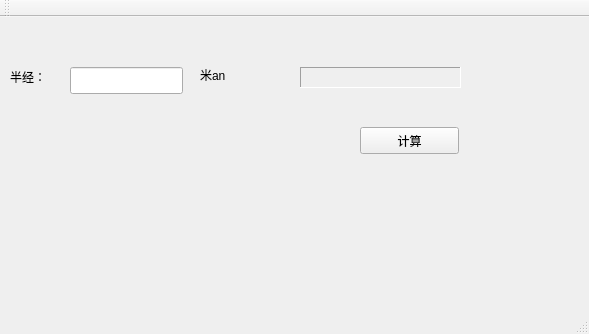
<?xml version="1.0" encoding="UTF-8"?>
<ui version="4.0">
 <class>MainWindow</class>
 <widget class="QMainWindow" name="MainWindow">
  <property name="geometry">
   <rect>
    <x>0</x>
    <y>0</y>
    <width>589</width>
    <height>334</height>
   </rect>
  </property>
  <property name="windowTitle">
   <string>MainWindow</string>
  </property>
  <widget class="QWidget" name="centralWidget">
   <widget class="QLabel" name="areaLabel_1">
    <property name="geometry">
     <rect>
      <x>10</x>
      <y>50</y>
      <width>41</width>
      <height>20</height>
     </rect>
    </property>
    <property name="text">
     <string>半经：</string>
    </property>
   </widget>
   <widget class="QLabel" name="areaLabel_2">
    <property name="geometry">
     <rect>
      <x>300</x>
      <y>50</y>
      <width>161</width>
      <height>21</height>
     </rect>
    </property>
    <property name="frameShape">
     <enum>QFrame::Panel</enum>
    </property>
    <property name="frameShadow">
     <enum>QFrame::Sunken</enum>
    </property>
    <property name="text">
     <string/>
    </property>
   </widget>
   <widget class="QLabel" name="radiusLabel">
    <property name="geometry">
     <rect>
      <x>200</x>
      <y>50</y>
      <width>67</width>
      <height>16</height>
     </rect>
    </property>
    <property name="text">
     <string>米an</string>
    </property>
   </widget>
   <widget class="QLineEdit" name="radiulineEdit">
    <property name="geometry">
     <rect>
      <x>70</x>
      <y>50</y>
      <width>113</width>
      <height>27</height>
     </rect>
    </property>
   </widget>
   <widget class="QPushButton" name="countBtn">
    <property name="geometry">
     <rect>
      <x>360</x>
      <y>110</y>
      <width>99</width>
      <height>27</height>
     </rect>
    </property>
    <property name="text">
     <string>计算</string>
    </property>
   </widget>
  </widget>
  <widget class="QMenuBar" name="menuBar">
   <property name="geometry">
    <rect>
     <x>0</x>
     <y>0</y>
     <width>589</width>
     <height>28</height>
    </rect>
   </property>
  </widget>
  <widget class="QToolBar" name="mainToolBar">
   <attribute name="toolBarArea">
    <enum>TopToolBarArea</enum>
   </attribute>
   <attribute name="toolBarBreak">
    <bool>false</bool>
   </attribute>
  </widget>
  <widget class="QStatusBar" name="statusBar"/>
 </widget>
 <layoutdefault spacing="6" margin="11"/>
 <resources/>
 <connections/>
</ui>
